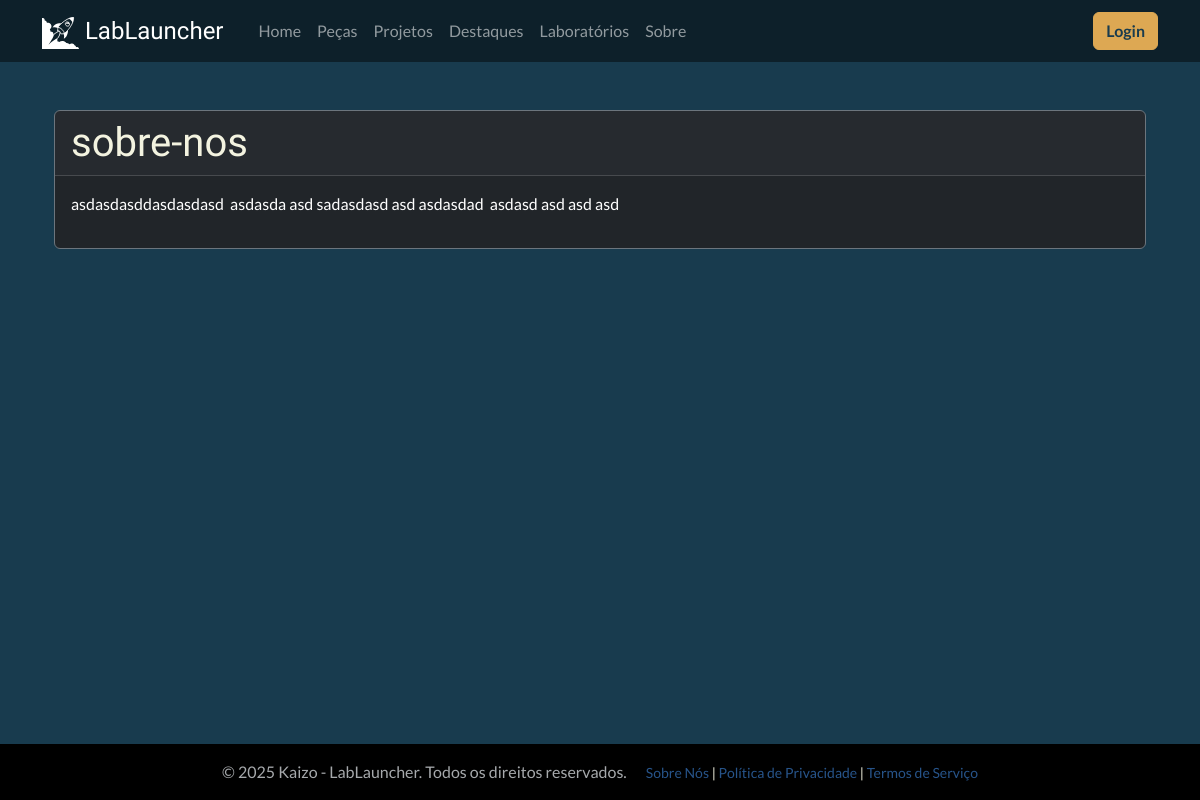
/sobre-nos/, run on the app's committed database.
### pages/models.py (models this page shows, shortened)
class StaticPage(models.Model):
    title = models.CharField(max_length=200, verbose_name="Título")
    slug = models.SlugField(unique=True, help_text="Usado na URL da página. Ex: 'sobre-nos'. Use apenas letras, números e hifens.")
    content = RichTextUploadingField(verbose_name="Conteúdo")
    updated_at = models.DateTimeField(auto_now=True, verbose_name="Última Atualização")
    class Meta:
        verbose_name = "Página Estática"
        verbose_name_plural = "Páginas Estáticas"

### pages/views.py (the view)
# urls.py: path('<slug:slug>/', StaticPageView.as_view(), name='static_page'),
class StaticPageView(DetailView):
    model = StaticPage
    template_name = "pages/static_page_detail.html"
    context_object_name = "page"
    slug_field = 'slug'
    slug_url_kwarg = 'slug'

### pages/templates/pages/static_page_detail.html (shortened to what this page needs)
{% extends "base.html" %}
{% block content %}
<div class="container mt-4">
    <div class="card text-bg-dark border-secondary">
        <div class="card-header">
            <h1 class="mb-0">{{ page.title }}</h1>
        </div>
        <div class="card-body">
            {{ page.content|safe }}
        </div>
    </div>
</div>
<br><br>
{% endblock %}

### static/css/custom.css (style rules this page uses)
body { background-color: #183b4e; color: #f3f3e0; font-family: 'Lato', sans-serif; }
h1, h2, h3, h4, h5, h6 { font-family: 'Exo 2', sans-serif; color: #f3f3e0; }

### data on the page
StaticPage: title "sobre-nos", content "asdasdasddasdasdasd asdasda asd sadasdasd asd asdasdad asdasd asd asd asd"
